Frame 1 (no input): blank canvas, image omitted
Frame 60 (the mouse pressed at the canvas centre just before this capture): blank canvas, image omitted
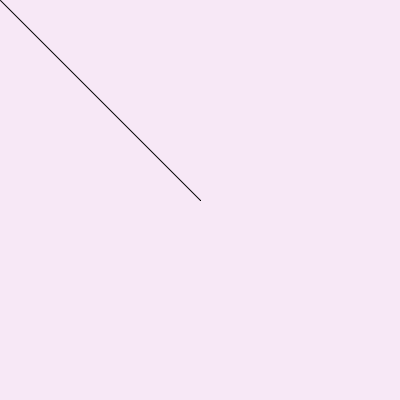
Frame 120 (the mouse held since frame 60 and released just before this capture)

The Processing sketch whose frames 1 and 60 were blank and that drew this single picture after the mouse press (run headless with seeded random() and noise(); from frame 60 on, the mouse is pressed at the canvas centre):

// Processing sketch: week17_2_painter
// ── week17_2_painter.pde
void setup(){
  size(400,400);
  background(#F7E8F6);
}
void draw(){
  if(mousePressed){
    line(mouseX,mouseY,pmouseX,pmouseY);
  }
}
void keyPressed(){
  if(key=='1') stroke(255,0,0);
  if(key=='2') stroke(0,255,0);
  if(key=='3') stroke(0,0255);
}
